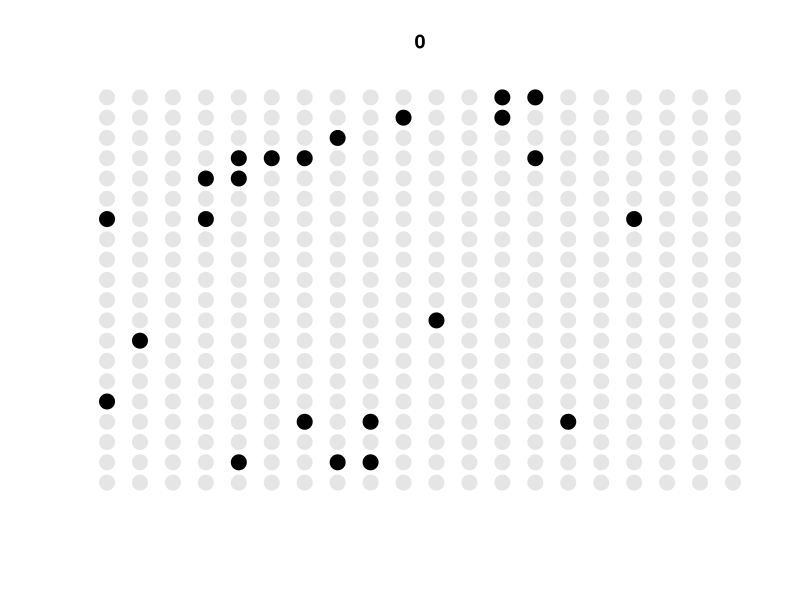
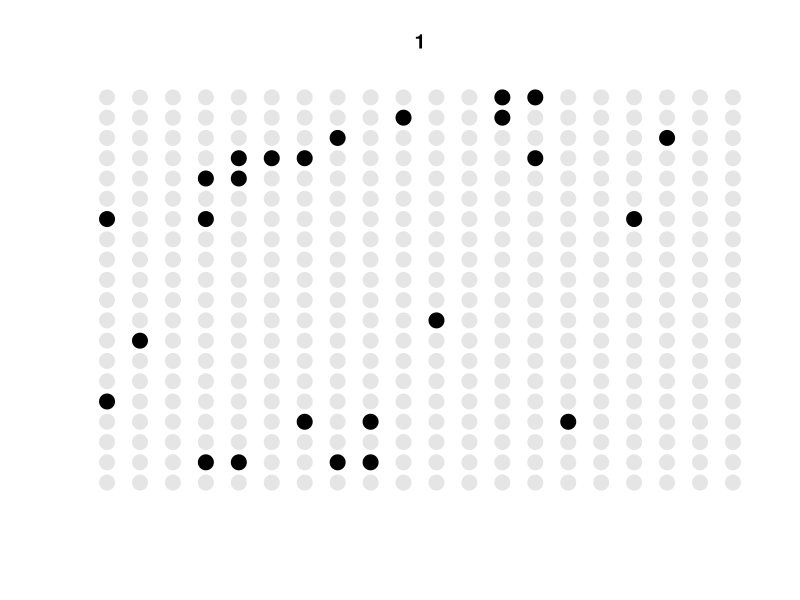
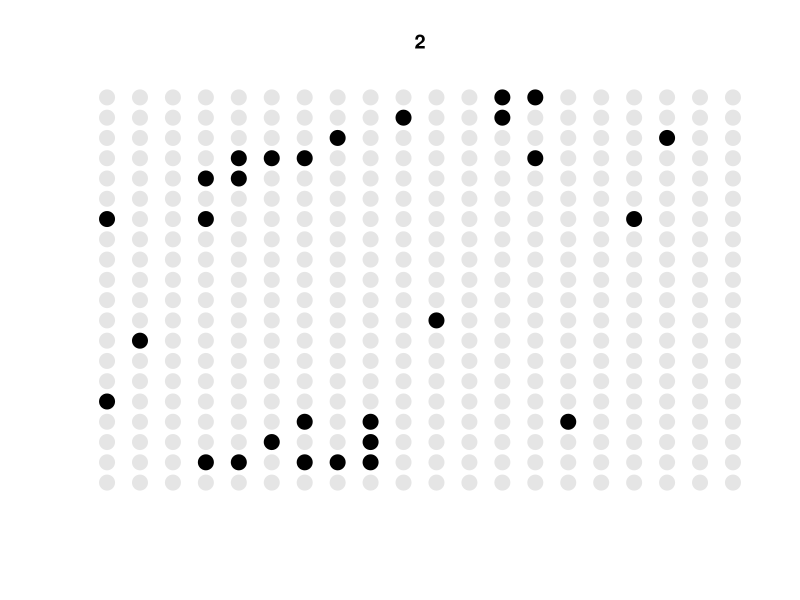
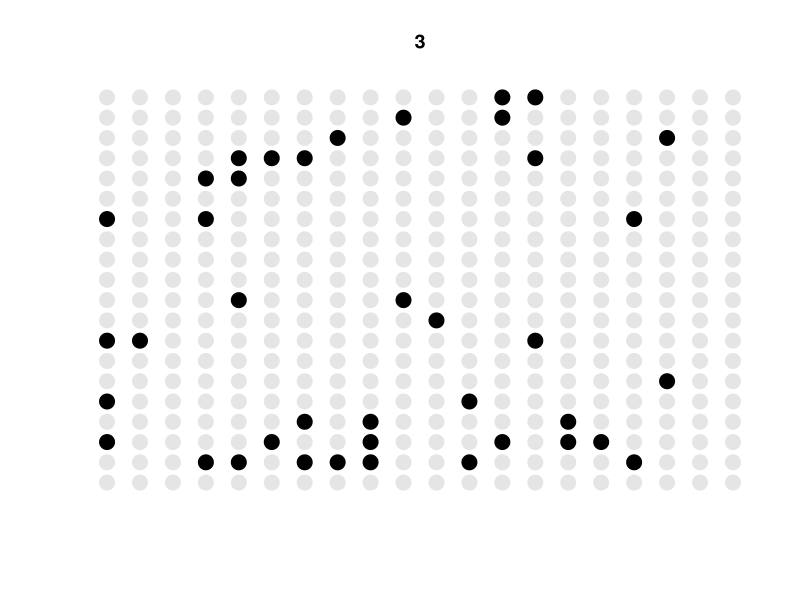
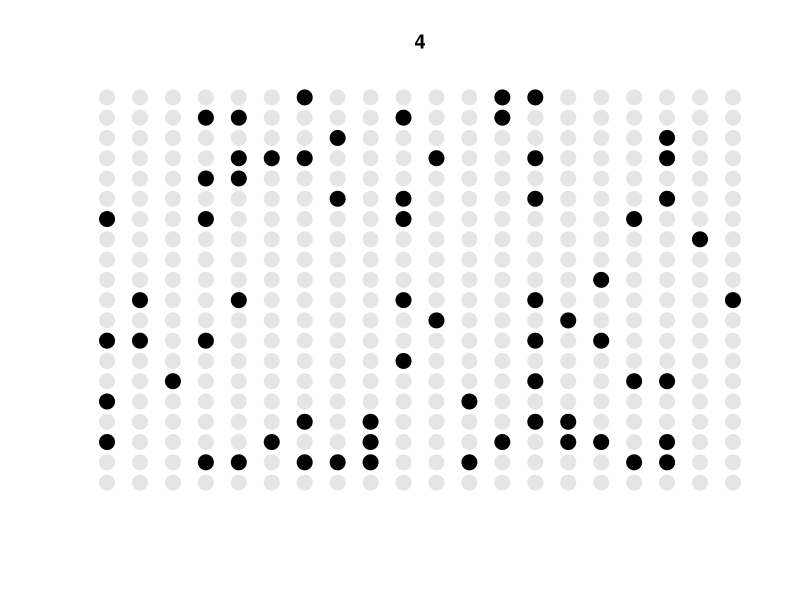
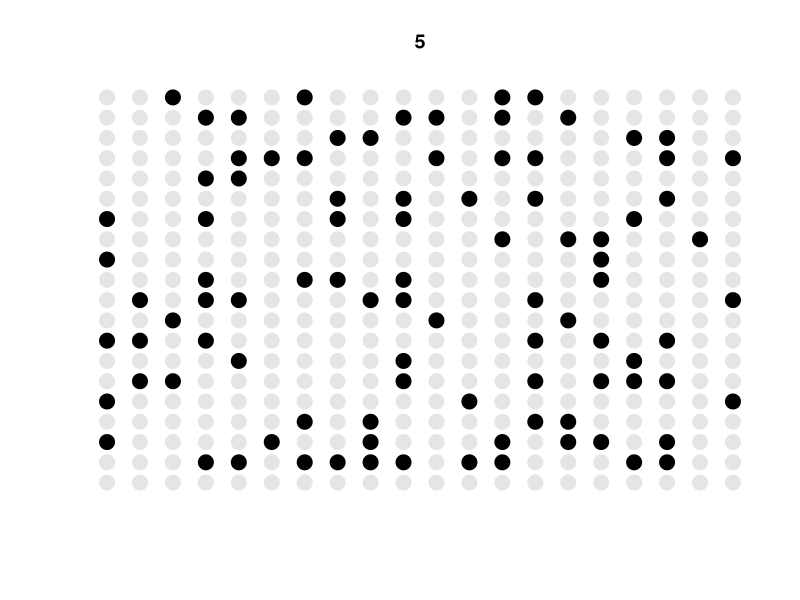
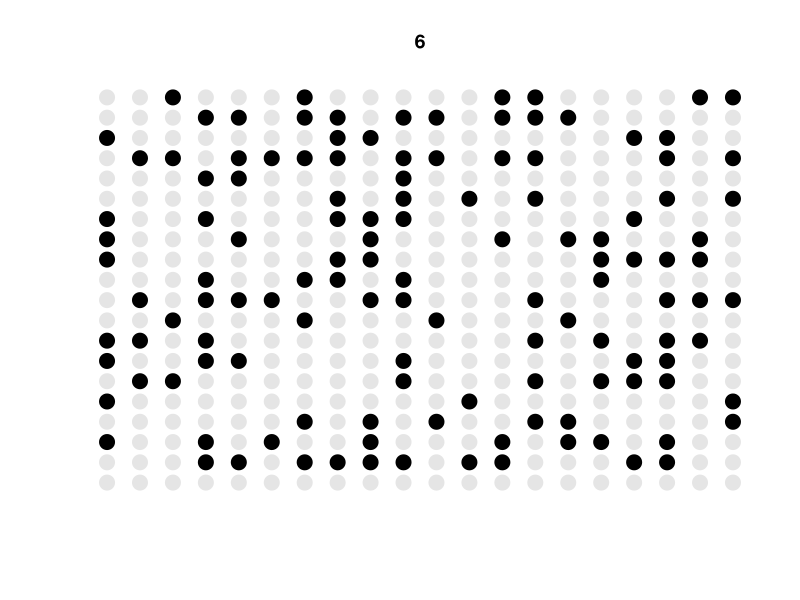
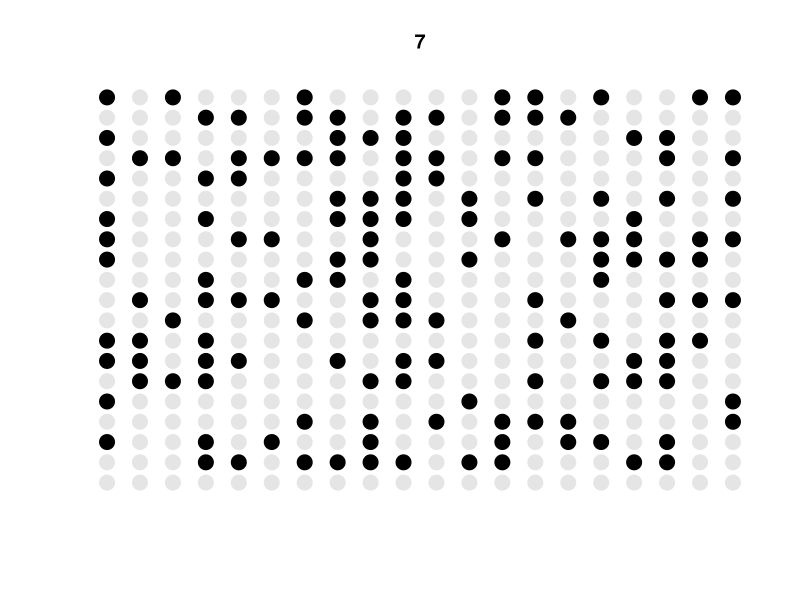

These charts were generated, in order, by the following R code:
# A very basic implementation of the standing ovation problem
# Miller, John H., and Scott E. Page. “The Standing Ovation Problem.” Complexity 9, no. 5 (2004): 8–16.
# Professor Bear Braumoeller, Department of Political Science, Ohio State

# The model implements two rules. In the 0th round, people stand if their estimate
# of the quality of the performance is greater than their threshold for standing.
# Both are measured on a 0-1 interval, so if estimate = 0.9 and threshold = 0.8, for
# example, the person stands. Ranges of estimates and thresholds can be manipulated.

# In the first and subsequent rounds, people stand up if the fraction of people they
# see standing in their own row and the rows ahead of them exceeds their "social
# threshold" for standing.

cols <- c("grey90", "black")

# Handy matrix plot routine from https://www.r-bloggers.com/animating-schellings-segregation-model/
do.plot <- function(state, plot.title) {
  side <- dim(state)[1]
  x <- rep(1:side, side)
  y <- rep(1:side, each = side)
  par(fin=c(4,4), fig=c(0,1,0,1))
  plot(x , y, axes = F, xlab="", ylab="", main=plot.title, col = cols[state+1], pch = 19, cex = (40/side))
}

matdim <- 20 # Set size of matrix

# Draw quality, quality threshold and social threshold at random from runif(min, max)
quality <- matrix(data=runif(matdim^2, min=0.5, max=0.8), nrow=matdim, ncol=matdim)
quality.threshold <- matrix(data=runif(matdim^2, min=0.7, max=1), nrow=matdim, ncol=matdim)
social.threshold <- matrix(data=runif(matdim^2, min=0.05, max=0.8), nrow=matdim, ncol=matdim)

# Stand if quality exceeds threshold
stand <- quality > quality.threshold

# Create plot. Standing people are black, sitting are grey.
do.plot(stand, 0)

# Iterative process: create matrix of percentage of standers that each person
# can see, make that person stand if that percentage exceeds social threshold,
# and repeat. 

for(i in 1:30){
  see.frac <- matrix(data=NA, nrow=matdim, ncol=matdim)
  for(j in 1:matdim){
    see.frac[,j] <- sum(stand[,1:j])/(matdim*j)
  }
  sheeple <- see.frac > social.threshold # People guilted into standing
  stand <- pmax(stand,sheeple)  # New matrix of people standing
  do.plot(stand, i)
  Sys.sleep(0.15) # So that we can see the situation evolve
}

